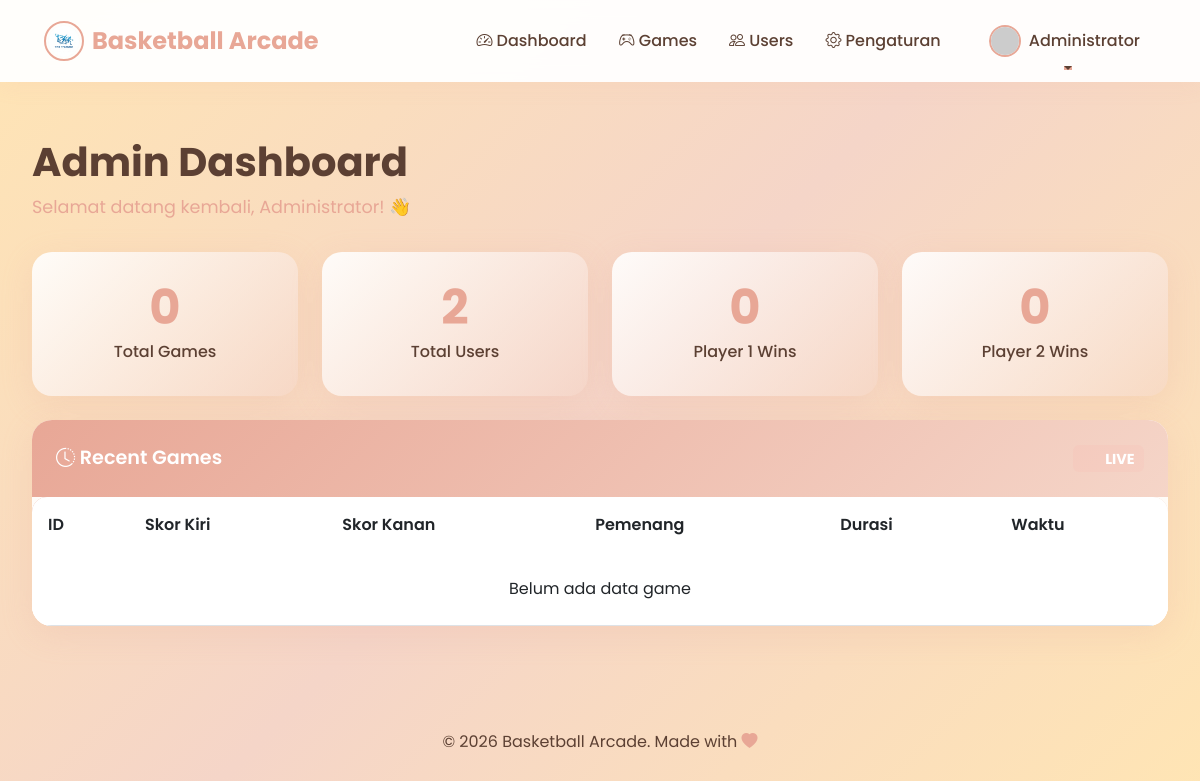
/admin/dashboard.php (signed in), run on an earlier commit of the app's database.
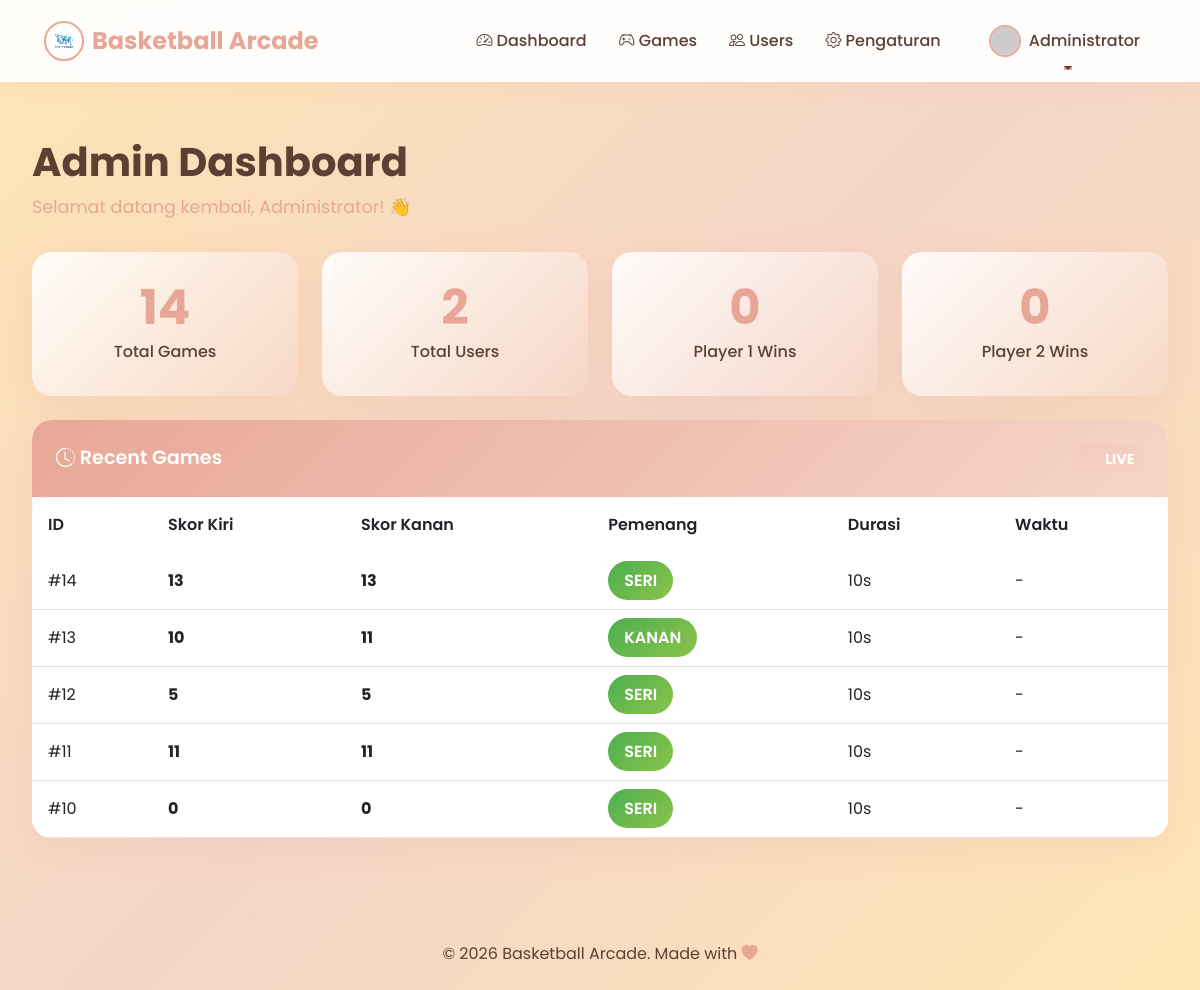
And on a later commit of the database.
### tables this page shows
CREATE TABLE `users` (
  `id` int NOT NULL,
  `username` varchar(50) NOT NULL,
  `password` varchar(255) NOT NULL,
  `full_name` varchar(100) NOT NULL,
  `role` enum('admin','user') DEFAULT 'user',
  `created_at` timestamp NOT NULL DEFAULT CURRENT_TIMESTAMP,
  `foto_profil` varchar(255) DEFAULT NULL
);

CREATE TABLE `match_data` (
  `id` int NOT NULL,
  `skor_kiri` int DEFAULT '0',
  `skor_kanan` int DEFAULT '0',
  `durasi` int DEFAULT '0',
  `pemenang` varchar(50) DEFAULT NULL,
  `created_at` timestamp NULL DEFAULT CURRENT_TIMESTAMP
);

### admin/dashboard.php (the view, shortened to what this page needs)
<?php
require_once '../config/koneksi.php';
$query = "SELECT COUNT(*) as total FROM match_data";
$result = $conn->query($query);
$total_games = $result->fetch_assoc()['total'];
$query = "SELECT COUNT(*) as total FROM users WHERE role = 'user'";
$result = $conn->query($query);
$total_users = $result->fetch_assoc()['total'];
$query = "SELECT pemenang, COUNT(*) as total FROM match_data GROUP BY pemenang";
$result = $conn->query($query);
$wins = [];
while($row = $result->fetch_assoc()) {
    $wins[$row['pemenang']] = $row['total'];
}
$player1_wins = isset($wins['Player 1']) ? $wins['Player 1'] : (isset($wins['Kiri']) ? $wins['Kiri'] : 0);
$player2_wins = isset($wins['Player 2']) ? $wins['Player 2'] : (isset($wins['Kanan']) ? $wins['Kanan'] : 0);
$query = "SELECT * FROM match_data ORDER BY id DESC LIMIT 5";
$result = $conn->query($query);
$recent_games = $result->fetch_all(MYSQLI_ASSOC);
include '../includes/header.php';
include '../includes/navbar.php';
?>
<div class="container-custom mt-4">
    <div class="mb-4">
        <h1 class="page-title">Admin Dashboard</h1>
        <p class="page-subtitle">Selamat datang kembali, <?php echo $_SESSION['full_name']; ?>! 👋</p>
    </div>
    <div id="stats-container">
        <div class="row g-4 mb-4">
            <div class="col-md-3 col-sm-6">
                <div class="stats-card">
                    <div class="stats-number" id="stat-total-games"><?php echo $total_games; ?></div>
                    <div class="stats-label">Total Games</div>
                </div>
            </div>
            <div class="col-md-3 col-sm-6">
                <div class="stats-card">
                    <div class="stats-number" id="stat-total-users"><?php echo $total_users; ?></div>
                    <div class="stats-label">Total Users</div>
                </div>
            </div>
            <div class="col-md-3 col-sm-6">
                <div class="stats-card">
                    <div class="stats-number" id="stat-player1-wins"><?php echo $player1_wins; ?></div>
                    <div class="stats-label">Player 1 Wins</div>
                </div>
            </div>
            <div class="col-md-3 col-sm-6">
                <div class="stats-card">
                    <div class="stats-number" id="stat-player2-wins"><?php echo $player2_wins; ?></div>
                    <div class="stats-label">Player 2 Wins</div>
                </div>
            </div>
        </div>
    </div>
    <div class="card card-custom">
        <div class="card-header-custom d-flex justify-content-between align-items-center">
            <span><i class="bi bi-clock-history"></i> Recent Games</span>
            <span class="badge bg-soft-peach text-peach" id="live-indicator">
                <span class="spinner-grow spinner-grow-sm me-1" role="status"></span> LIVE
            </span>
        </div>
        <div class="card-body p-0">
            <div class="table-responsive">
                <table class="table table-custom mb-0">
                    <thead>
                        <tr>
                            <th>ID</th>
                            <th>Skor Kiri</th>
                            <th>Skor Kanan</th>
                            <th>Pemenang</th>
                            <th>Durasi</th>
                            <th>Waktu</th>
                        </tr>
                    </thead>
                    <tbody id="recent-games-table">
                        <?php if(count($recent_games) > 0): ?>
                            <?php foreach($recent_games as $game): ?>
                            <tr>
                                <td>#<?php echo $game['id']; ?></td>
                                <td><strong><?php echo $game['skor_kiri']; ?></strong></td>
                                <td><strong><?php echo $game['skor_kanan']; ?></strong></td>
                                <td>
                                    <?php if($game['pemenang'] == 'Draw' || $game['pemenang'] == 'Seri'): ?>
                                        <span class="badge-draw">Seri</span>
                                    <?php else: ?>
                                        <span class="badge-winner"><?php echo $game['pemenang']; ?></span>
                                    <?php endif; ?>
                                </td>
                                <td><?php echo $game['durasi']; ?>s</td>
                                <td>-</td>
                            </tr>
                            <?php endforeach; ?>
                        <?php else: ?>
                            <tr>
                                <td colspan="6" class="text-center py-4">Belum ada data game</td>
                            </tr>
                        <?php endif; ?>
                    </tbody>
                </table>
            </div>
        </div>
    </div>
</div>
<?php include '../includes/footer.php'; ?>

### includes/header.php (shortened to what this page needs)
<!DOCTYPE html>
<html lang="id">
<head>
    <link href="https://cdn.jsdelivr.net/npm/bootstrap@5.3.0/dist/css/bootstrap.min.css" rel="stylesheet">
    <link rel="stylesheet" href="https://cdn.jsdelivr.net/npm/bootstrap-icons@1.11.0/font/bootstrap-icons.css">
    <link rel="stylesheet" href="../assets/css/style.css">
</head>
<body>

### includes/navbar.php (shortened to what this page needs)
<?php
$current_page = basename($_SERVER['PHP_SELF']);
$current_dir = basename(dirname($_SERVER['PHP_SELF']));
$base_path = ($current_dir == 'admin' || $current_dir == 'user' || $current_dir == 'profil') ? '../' : '';
$admin_path = ($current_dir == 'admin') ? '' : $base_path . 'admin/';
$user_path = ($current_dir == 'user') ? '' : $base_path . 'user/';
$user_id_nav = $_SESSION['user_id'];
$query_nav = "SELECT foto_profil, full_name FROM users WHERE id = ?";
$stmt_nav = $conn->prepare($query_nav);
$stmt_nav->bind_param("i", $user_id_nav);
$stmt_nav->execute();
$res_nav = $stmt_nav->get_result()->fetch_assoc();
$nav_photo = !empty($res_nav['foto_profil']) ? $base_path . 'assets/foto_profil/' . $res_nav['foto_profil'] : 'https://ui-avatars.com/api/?name=' . urlencode($res_nav['full_name']) . '&background=E8A796&color=fff';
?>
<nav class="navbar navbar-expand-lg navbar-custom sticky-top">
    <div class="container-fluid">
        <a class="navbar-brand d-flex align-items-center gap-2" href="<?php echo $_SESSION['role'] == 'admin' ? $admin_path . 'dashboard.php' : $user_path . 'dashboard.php'; ?>">
            <img src="<?php echo $base_path; ?>assets/logo.png" alt="Logo" class="rounded-circle" style="width: 40px; height: 40px; object-fit: cover; border: 2px solid var(--primary-peach);">
            <span>Basketball Arcade</span>
        </a>
        <div class="collapse navbar-collapse" id="navbarNav">
            <ul class="navbar-nav ms-auto align-items-center">
                <?php if($_SESSION['role'] == 'admin'): ?>
                <li class="nav-item">
                    <a class="nav-link <?php echo $current_page == 'dashboard.php' && $current_dir == 'admin' ? 'active' : ''; ?>" href="<?php echo $admin_path; ?>dashboard.php">
                        <i class="bi bi-speedometer2"></i> Dashboard
                    </a>
                </li>
                <li class="nav-item">
                    <a class="nav-link <?php echo $current_page == 'riwayat.php' ? 'active' : ''; ?>" href="<?php echo $admin_path; ?>riwayat.php">
                        <i class="bi bi-controller"></i> Games
                    </a>
                </li>
                <li class="nav-item">
                    <a class="nav-link <?php echo $current_page == 'users.php' ? 'active' : ''; ?>" href="<?php echo $admin_path; ?>users.php">
                        <i class="bi bi-people"></i> Users
                    </a>
                </li>
                <li class="nav-item">
                    <a class="nav-link <?php echo $current_page == 'pengaturan.php' ? 'active' : ''; ?>" href="<?php echo $admin_path; ?>pengaturan.php">
                        <i class="bi bi-gear"></i> Pengaturan
                    </a>
                </li>
                <?php endif; ?>
                <li class="nav-item dropdown ms-lg-3">
                    <a class="nav-link dropdown-toggle d-flex align-items-center gap-2" href="#" role="button" data-bs-toggle="dropdown">
                        <img src="<?php echo $nav_photo; ?>" alt="Avatar" class="rounded-circle" style="width: 32px; height: 32px; object-fit: cover; border: 2px solid var(--primary-peach);">
                        <span><?php echo explode(' ', $res_nav['full_name'])[0]; ?></span>
                    </a>
                </li>
            </ul>
        </div>
    </div>
</nav>

### includes/footer.php (shortened to what this page needs)
    <footer class="text-center py-4 mt-5">
        <p class="mb-0" style="color: var(--text-dark);">
            &copy; <?php echo date('Y'); ?> Basketball Arcade. Made with <i class="bi bi-heart-fill" style="color: var(--primary-peach);"></i>
        </p>
    </footer>
</body>
</html>

### assets/css/style.css (style rules this page uses)
:root { --primary-peach: #E8A796; --secondary-peach: #F5D5C8; --cream: #FFF8F0; --warm-yellow: #FFE5B4; --text-dark: #5C4033; --white: #FFFFFF; }
* { margin: 0; padding: 0; box-sizing: border-box; }
body { font-family: 'Poppins', 'Segoe UI', sans-serif; background: linear-gradient(135deg, #FFE5B4 0%, #F5D5C8 50%, #FFE5B4 100%); min-height: 100vh; color: var(--text-dark); }
.navbar-custom { background: rgba(255, 255, 255, 0.95) !important; backdrop-filter: blur(10px); box-shadow: 0 4px 20px rgba(232, 167, 150, 0.1); padding: 1rem 2rem; }
.navbar-brand { font-weight: 700; font-size: 1.5rem; color: var(--primary-peach) !important; display: flex; align-items: center; gap: 0.5rem; }
.nav-link { color: var(--text-dark) !important; font-weight: 500; margin: 0 0.5rem; transition: all 0.3s ease; position: relative; }
.nav-link::after { content: ''; position: absolute; width: 0; height: 2px; bottom: -5px; left: 50%; background-color: var(--primary-peach); transition: all 0.3s ease; transform: translateX(-50%); }
.card-custom { background: rgba(255, 255, 255, 0.9); backdrop-filter: blur(10px); border-radius: 20px; border: none; box-shadow: 0 8px 32px rgba(232, 167, 150, 0.2); transition: all 0.3s ease; overflow: hidden; }
.card-header-custom { background: linear-gradient(135deg, var(--primary-peach), var(--secondary-peach)); color: white; padding: 1.5rem; border: none; font-weight: 600; font-size: 1.2rem; }
.stats-card { background: linear-gradient(135deg, rgba(255, 255, 255, 0.9), rgba(245, 213, 200, 0.5)); border-radius: 20px; padding: 2rem; text-align: center; border: none; box-shadow: 0 8px 32px rgba(232, 167, 150, 0.2); transition: all 0.3s ease; }
.stats-number { font-size: 3rem; font-weight: 700; color: var(--primary-peach); line-height: 1; margin-bottom: 0.5rem; }
.stats-label { font-size: 1rem; color: var(--text-dark); font-weight: 500; }
.table-custom { background: white; border-radius: 15px; overflow: hidden; }
.table-custom thead { background: linear-gradient(135deg, var(--primary-peach), var(--secondary-peach)); color: white; }
.table-custom thead th { border: none; padding: 1rem; font-weight: 600; }
.table-custom tbody tr { transition: all 0.3s ease; }
.table-custom tbody td { padding: 1rem; vertical-align: middle; }
.badge-winner { background: linear-gradient(135deg, #4CAF50, #8BC34A); color: white; padding: 0.5rem 1rem; border-radius: 50px; font-weight: 600; }
.container-custom { padding: 2rem; max-width: 1400px; margin: 0 auto; }
.page-title { color: var(--text-dark); font-weight: 700; font-size: 2.5rem; margin-bottom: 0.5rem; }
.page-subtitle { color: var(--primary-peach); font-size: 1.1rem; margin-bottom: 2rem; }

### admin/dashboard.php (style rules this page uses)
.bg-soft-peach { background-color: rgba(255, 154, 158, 0.1); }

What changed in the data, as far as the page shows it:
added match_data: id "14", skor_kiri "13", skor_kanan "13", pemenang "SERI", durasi "10"
added match_data: id "13", skor_kiri "10", skor_kanan "11", pemenang "KANAN", durasi "10"
added match_data: id "12", skor_kiri "5", skor_kanan "5", pemenang "SERI", durasi "10"
added match_data: id "11", skor_kiri "11", skor_kanan "11", pemenang "SERI", durasi "10"
added match_data: id "10", skor_kiri "0", skor_kanan "0", pemenang "SERI", durasi "10"
Also different on the page:
$total_games: "0" → "14"
text no longer shown: "Belum ada data game"
